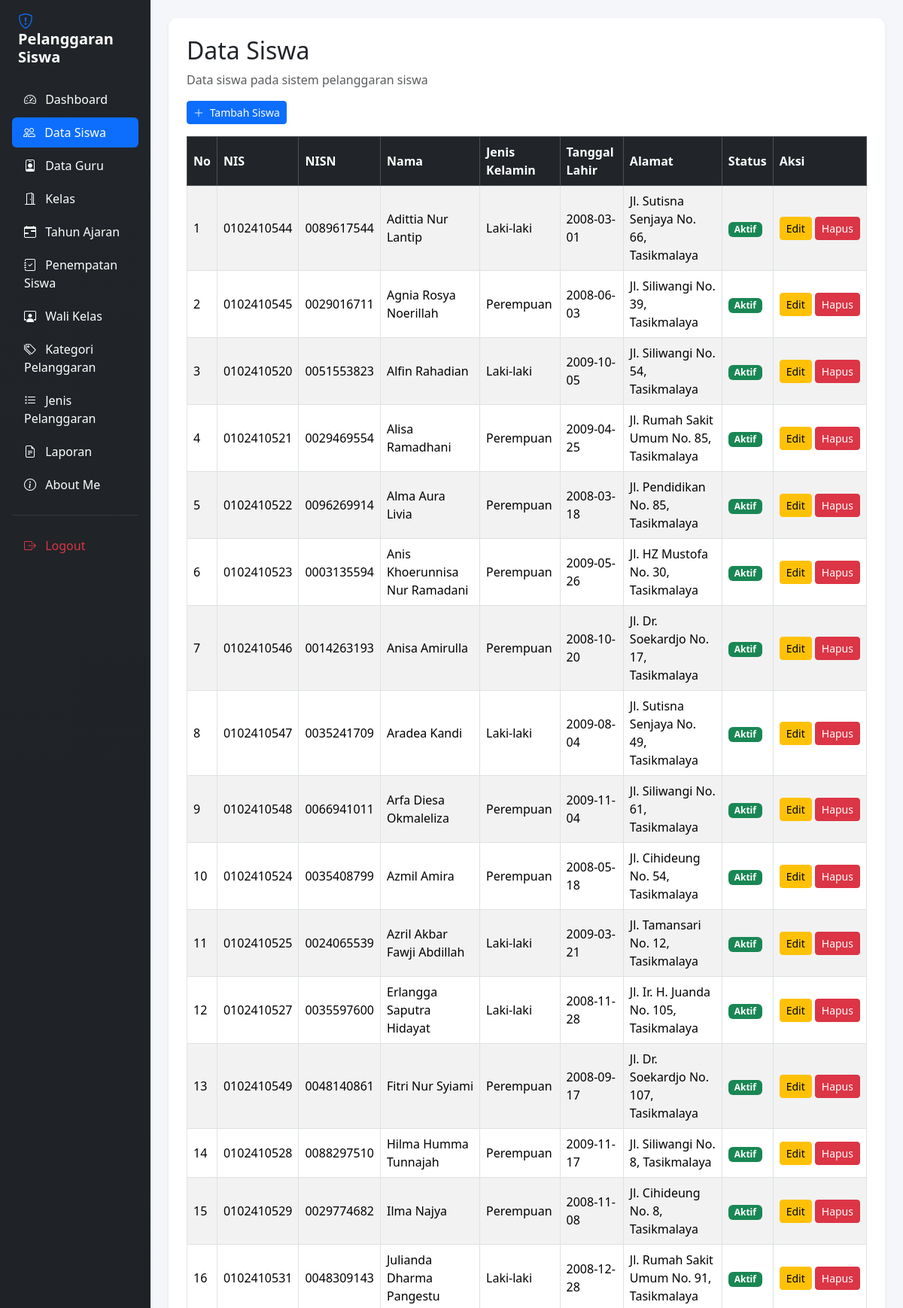
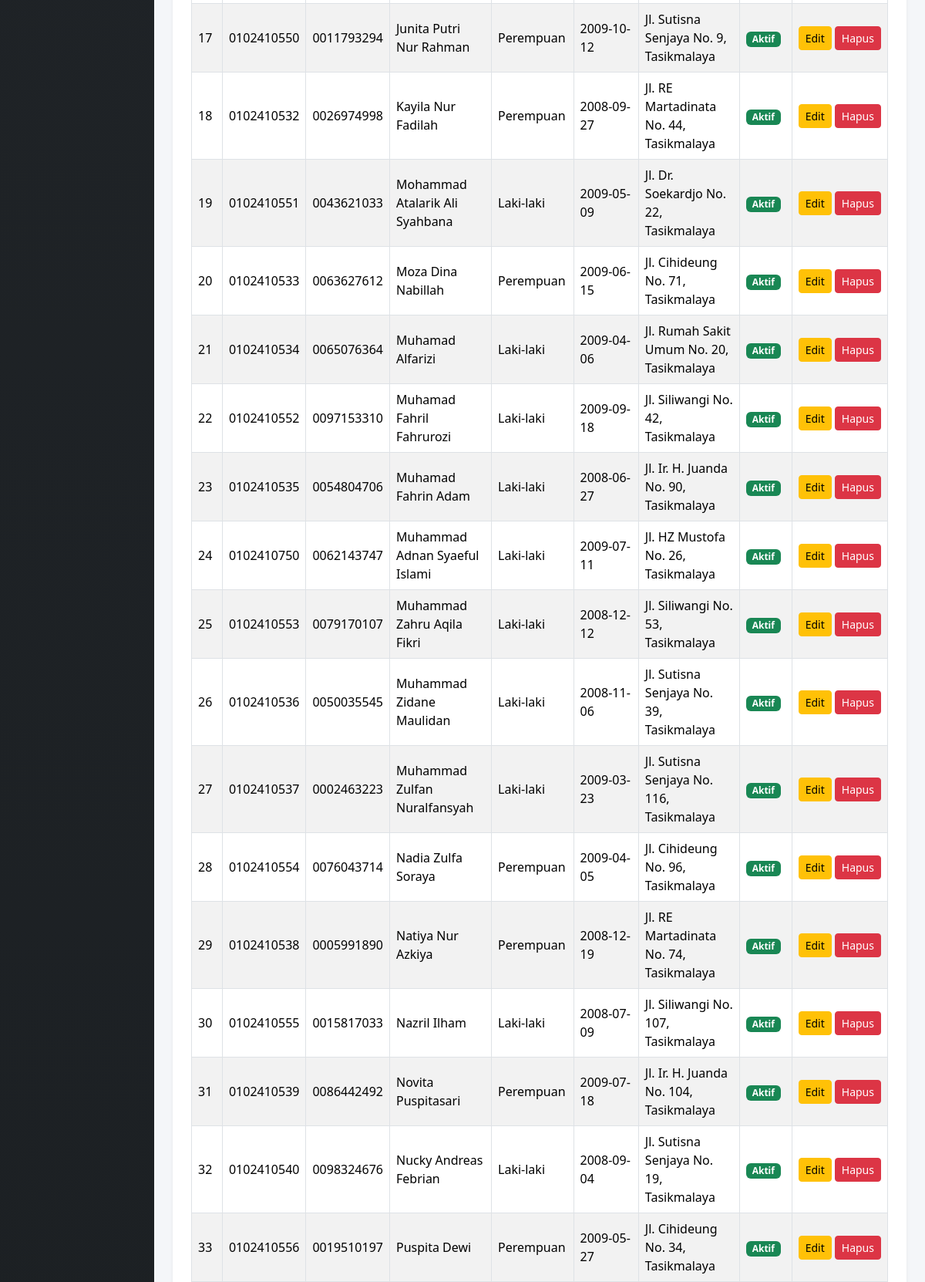
Page /data_siswa.php (signed in, upper part) on the committed database (2 pictures, top to bottom).
### tables this page shows
CREATE TABLE `t_siswa` (
  `id` int(11) NOT NULL,
  `nis` varchar(10) DEFAULT NULL,
  `nisn` varchar(10) NOT NULL,
  `nama` varchar(150) DEFAULT NULL,
  `jenis_kelamin` char(1) NOT NULL,
  `tanggal_lahir` date NOT NULL,
  `alamat` text NOT NULL,
  `status_aktif` tinyint(1) NOT NULL,
  `created_at` timestamp NOT NULL DEFAULT current_timestamp(),
  `updated_at` timestamp NOT NULL DEFAULT current_timestamp()
);

### data_siswa.php (the view, shortened to what this page needs)
<?php
include "config/koneksi.php";
$sql = "SELECT * FROM t_siswa
        WHERE status_aktif = 1
        ORDER BY nama ASC";
$query = mysqli_query($koneksi, $sql);
?>
<!DOCTYPE html>
<html lang="id">
<head>
    <link href="https://cdn.jsdelivr.net/npm/bootstrap@5.3.3/dist/css/bootstrap.min.css"
          rel="stylesheet">
    <link href="https://cdn.jsdelivr.net/npm/bootstrap-icons@1.11.3/font/bootstrap-icons.min.css"
          rel="stylesheet">
    <link href="https://cdn.datatables.net/2.3.4/css/dataTables.bootstrap5.min.css"
          rel="stylesheet">
</head>
<body>
<div class="container-fluid">
    <div class="row">
        <div class="col-md-3 col-lg-2 sidebar min-vh-100 p-3">
            <h4 class="text-white mb-4 fw-bold fs-5 px-2">
                <i class="bi bi-shield-exclamation text-primary me-2"></i> Pelanggaran Siswa
            </h4>
            <?php if ($_SESSION['role'] == 'admin') { ?>
            <ul class="nav nav-pills flex-column gap-1">
                <li class="nav-item">
                    <a href="dashboard.php"
                       class="nav-link text-white">
                        <i class="bi bi-speedometer2 me-2"></i> Dashboard
                    </a>
                </li>
                <li class="nav-item">
                    <a href="data_siswa.php"
                       class="nav-link active">
                        <i class="bi bi-people me-2"></i> Data Siswa
                    </a>
                </li>
                <li class="nav-item">
                    <a href="data_guru.php"
                       class="nav-link text-white">
                        <i class="bi bi-person-badge me-2"></i> Data Guru
                    </a>
                </li>
                <li class="nav-item">
                    <a href="kelas.php"
                       class="nav-link text-white">
                        <i class="bi bi-door-open me-2"></i> Kelas
                    </a>
                </li>
                <li class="nav-item">
                    <a href="tahun_ajaran.php"
                       class="nav-link text-white">
                        <i class="bi bi-calendar-range me-2"></i> Tahun Ajaran
                    </a>
                </li>
                <li class="nav-item">
                    <a href="penepatan_siswa.php"
                       class="nav-link text-white">
                        <i class="bi bi-journal-check me-2"></i> Penempatan Siswa
                    </a>
                </li>
                <li class="nav-item">
                    <a href="wali_kelas.php"
                       class="nav-link text-white">
                        <i class="bi bi-person-workspace me-2"></i> Wali Kelas
                    </a>
                </li>
                <li class="nav-item">
                    <a href="kategori_pelanggaran.php"
                       class="nav-link text-white">
                        <i class="bi bi-tags me-2"></i> Kategori Pelanggaran
                    </a>
                </li>
                <li class="nav-item">
                    <a href="jenis_pelanggaran.php"
                       class="nav-link text-white">
                        <i class="bi bi-list-task me-2"></i> Jenis Pelanggaran
                    </a>
                </li>
                <li class="nav-item">
                    <a href="laporan.php"
                       class="nav-link text-white">
                        <i class="bi bi-file-earmark-text me-2"></i> Laporan
                    </a>
                </li>
                <li class="nav-item">
                    <a href="aboutme.php"
                       class="nav-link text-white">
                        <i class="bi bi-info-circle me-2"></i> About Me
                    </a>
                </li>
                <hr class="text-secondary my-3">
                <li class="nav-item">
                    <a href="logout.php"
                       class="nav-link text-danger">
                        <i class="bi bi-box-arrow-right me-2"></i> Logout
                    </a>
                </li>
            </ul>
            <?php } ?>
        </div>
        <main class="col-md-9 col-lg-10 p-4">
            <div class="card shadow-sm p-4 bg-white">
                <h2>Data Siswa</h2>
                <p class="text-muted">
                    Data siswa pada sistem pelanggaran siswa
                </p>
                <?php if ($_SESSION['role'] == 'admin') { ?>
                <div class="mb-3">
                    <a href="tambah_siswa.php"
                       class="btn btn-primary btn-sm">
                        <i class="bi bi-plus-lg me-1"></i> Tambah Siswa
                    </a>
                </div>
                <?php } ?>
                <div class="table-responsive">
                    <table id="tabelSiswa"
                           class="table table-bordered table-striped table-hover w-100 align-middle">
                        <thead class="table-dark">
                            <tr>
                                <th>No</th>
                                <th>NIS</th>
                                <th>NISN</th>
                                <th>Nama</th>
                                <th>Jenis Kelamin</th>
                                <th>Tanggal Lahir</th>
                                <th>Alamat</th>
                                <th>Status</th>
                                <th>Aksi</th>
                            </tr>
                        </thead>
                        <tbody>
                        <?php
                        $no = 1;
                        while ($siswa = mysqli_fetch_assoc($query)) {
                        ?>
                            <tr>
                                <td>
                                    <?= $no++; ?>
                                </td>
                                <td>
                                    <?= htmlspecialchars($siswa['nis'] ?? ''); ?>
                                </td>
                                <td>
                                    <?= htmlspecialchars($siswa['nisn'] ?? ''); ?>
                                </td>
                                <td>
                                    <?= htmlspecialchars($siswa['nama'] ?? ''); ?>
                                </td>
                                <td>
                                    <?php
                                    if (($siswa['jenis_kelamin'] ?? '') == 'L') {
                                        echo "Laki-laki";
                                    } elseif (($siswa['jenis_kelamin'] ?? '') == 'P') {
                                        echo "Perempuan";
                                    } else {
                                        echo "-";
                                    }
                                    ?>
                                </td>
                                <td>
                                    <?= htmlspecialchars($siswa['tanggal_lahir'] ?? ''); ?>
                                </td>
                                <td>
                                    <?= htmlspecialchars($siswa['alamat'] ?? ''); ?>
                                </td>
                                <td>
                                    <span class="badge text-bg-success">
                                        Aktif
                                    </span>
                                </td>
                                <td>
                                    <div class="d-flex gap-1">
                                        <?php if ($_SESSION['role'] == 'admin') { ?>
                                        <a
                                            href="edit_siswa.php?id=<?= urlencode((string)$siswa['id']); ?>"
                                            class="btn btn-warning btn-sm">
                                            Edit
                                        </a>
                                        <a
                                            href="hapus_siswa.php?id=<?= urlencode((string)$siswa['id']); ?>"
                                            class="btn btn-danger btn-sm"
                                            onclick="return confirm('Yakin ingin menonaktifkan siswa ini?');">
                                            Hapus
                                        </a>
                                        <?php } else { ?>
                                        <span class="text-muted">-</span>
                                        <?php } ?>
                                    </div>
                                </td>
                            </tr>
                        <?php } ?>
                        </tbody>
                    </table>
                </div>
            </div>
        </main>
    </div>
</div>
</body>
</html>

### data_siswa.php (style rules this page uses)
body { background-color: #f4f6f9; }
.nav-link { transition: all 0.3s ease; border-radius: 6px; }
.nav-link:hover, .nav-link.active { background-color: #0d6efd !important; color: white !important; padding-left: 15px; }
#tabelSiswa th, #tabelSiswa td { vertical-align: middle; }
.table-responsive { width: 100%; }
.card { border: none; border-radius: 12px; }
.sidebar { background: linear-gradient(180deg, #212529 0%, #1a1e21 100%); }

### rows in the picture
t_siswa: nis "0102410544", nisn "0089617544", nama "Adittia Nur Lantip", jenis_kelamin "Laki-laki", tanggal_lahir "2008-03-01", alamat "Jl. Sutisna Senjaya No. 66, Tasikmalaya"
t_siswa: nis "0102410545", nisn "0029016711", nama "Agnia Rosya Noerillah", jenis_kelamin "Perempuan", tanggal_lahir "2008-06-03", alamat "Jl. Siliwangi No. 39, Tasikmalaya"
t_siswa: nis "0102410520", nisn "0051553823", nama "Alfin Rahadian", jenis_kelamin "Laki-laki", tanggal_lahir "2009-10-05", alamat "Jl. Siliwangi No. 54, Tasikmalaya"
t_siswa: nis "0102410521", nisn "0029469554", nama "Alisa Ramadhani", jenis_kelamin "Perempuan", tanggal_lahir "2009-04-25", alamat "Jl. Rumah Sakit Umum No. 85, Tasikmalaya"
t_siswa: nis "0102410522", nisn "0096269914", nama "Alma Aura Livia", jenis_kelamin "Perempuan", tanggal_lahir "2008-03-18", alamat "Jl. Pendidikan No. 85, Tasikmalaya"
t_siswa: nis "0102410523", nisn "0003135594", nama "Anis Khoerunnisa Nur Ramadani", jenis_kelamin "Perempuan", tanggal_lahir "2009-05-26", alamat "Jl. HZ Mustofa No. 30, Tasikmalaya"
t_siswa: nis "0102410546", nisn "0014263193", nama "Anisa Amirulla", jenis_kelamin "Perempuan", tanggal_lahir "2008-10-20", alamat "Jl. Dr. Soekardjo No. 17, Tasikmalaya"
t_siswa: nis "0102410547", nisn "0035241709", nama "Aradea Kandi", jenis_kelamin "Laki-laki", tanggal_lahir "2009-08-04", alamat "Jl. Sutisna Senjaya No. 49, Tasikmalaya"
t_siswa: nis "0102410548", nisn "0066941011", nama "Arfa Diesa Okmaleliza", jenis_kelamin "Perempuan", tanggal_lahir "2009-11-04", alamat "Jl. Siliwangi No. 61, Tasikmalaya"
t_siswa: nis "0102410524", nisn "0035408799", nama "Azmil Amira", jenis_kelamin "Perempuan", tanggal_lahir "2008-05-18", alamat "Jl. Cihideung No. 54, Tasikmalaya"
t_siswa: nis "0102410525", nisn "0024065539", nama "Azril Akbar Fawji Abdillah", jenis_kelamin "Laki-laki", tanggal_lahir "2009-03-21", alamat "Jl. Tamansari No. 12, Tasikmalaya"
t_siswa: nis "0102410527", nisn "0035597600", nama "Erlangga Saputra Hidayat", jenis_kelamin "Laki-laki", tanggal_lahir "2008-11-28", alamat "Jl. Ir. H. Juanda No. 105, Tasikmalaya"
t_siswa: nis "0102410549", nisn "0048140861", nama "Fitri Nur Syiami", jenis_kelamin "Perempuan", tanggal_lahir "2008-09-17", alamat "Jl. Dr. Soekardjo No. 107, Tasikmalaya"
t_siswa: nis "0102410528", nisn "0088297510", nama "Hilma Humma Tunnajah", jenis_kelamin "Perempuan", tanggal_lahir "2009-11-17", alamat "Jl. Siliwangi No. 8, Tasikmalaya"
t_siswa: nis "0102410529", nisn "0029774682", nama "Ilma Najya", jenis_kelamin "Perempuan", tanggal_lahir "2008-11-08", alamat "Jl. Cihideung No. 8, Tasikmalaya"
t_siswa: nis "0102410531", nisn "0048309143", nama "Julianda Dharma Pangestu", jenis_kelamin "Laki-laki", tanggal_lahir "2008-12-28", alamat "Jl. Rumah Sakit Umum No. 91, Tasikmalaya"
t_siswa: nis "0102410550", nisn "0011793294", nama "Junita Putri Nur Rahman", jenis_kelamin "Perempuan", tanggal_lahir "2009-10-12", alamat "Jl. Sutisna Senjaya No. 9, Tasikmalaya"
t_siswa: nis "0102410532", nisn "0026974998", nama "Kayila Nur Fadilah", jenis_kelamin "Perempuan", tanggal_lahir "2008-09-27", alamat "Jl. RE Martadinata No. 44, Tasikmalaya"
t_siswa: nis "0102410551", nisn "0043621033", nama "Mohammad Atalarik Ali Syahbana", jenis_kelamin "Laki-laki", tanggal_lahir "2009-05-09", alamat "Jl. Dr. Soekardjo No. 22, Tasikmalaya"
t_siswa: nis "0102410533", nisn "0063627612", nama "Moza Dina Nabillah", jenis_kelamin "Perempuan", tanggal_lahir "2009-06-15", alamat "Jl. Cihideung No. 71, Tasikmalaya"
t_siswa: nis "0102410534", nisn "0065076364", nama "Muhamad Alfarizi", jenis_kelamin "Laki-laki", tanggal_lahir "2009-04-06", alamat "Jl. Rumah Sakit Umum No. 20, Tasikmalaya"
t_siswa: nis "0102410552", nisn "0097153310", nama "Muhamad Fahril Fahrurozi", jenis_kelamin "Laki-laki", tanggal_lahir "2009-09-18", alamat "Jl. Siliwangi No. 42, Tasikmalaya"
t_siswa: nis "0102410535", nisn "0054804706", nama "Muhamad Fahrin Adam", jenis_kelamin "Laki-laki", tanggal_lahir "2008-06-27", alamat "Jl. Ir. H. Juanda No. 90, Tasikmalaya"
t_siswa: nis "0102410750", nisn "0062143747", nama "Muhammad Adnan Syaeful Islami", jenis_kelamin "Laki-laki", tanggal_lahir "2009-07-11", alamat "Jl. HZ Mustofa No. 26, Tasikmalaya"
t_siswa: nis "0102410553", nisn "0079170107", nama "Muhammad Zahru Aqila Fikri", jenis_kelamin "Laki-laki", tanggal_lahir "2008-12-12", alamat "Jl. Siliwangi No. 53, Tasikmalaya"
t_siswa: nis "0102410536", nisn "0050035545", nama "Muhammad Zidane Maulidan", jenis_kelamin "Laki-laki", tanggal_lahir "2008-11-06", alamat "Jl. Sutisna Senjaya No. 39, Tasikmalaya"
t_siswa: nis "0102410537", nisn "0002463223", nama "Muhammad Zulfan Nuralfansyah", jenis_kelamin "Laki-laki", tanggal_lahir "2009-03-23", alamat "Jl. Sutisna Senjaya No. 116, Tasikmalaya"
t_siswa: nis "0102410554", nisn "0076043714", nama "Nadia Zulfa Soraya", jenis_kelamin "Perempuan", tanggal_lahir "2009-04-05", alamat "Jl. Cihideung No. 96, Tasikmalaya"
t_siswa: nis "0102410538", nisn "0005991890", nama "Natiya Nur Azkiya", jenis_kelamin "Perempuan", tanggal_lahir "2008-12-19", alamat "Jl. RE Martadinata No. 74, Tasikmalaya"
t_siswa: nis "0102410555", nisn "0015817033", nama "Nazril Ilham", jenis_kelamin "Laki-laki", tanggal_lahir "2008-07-09", alamat "Jl. Siliwangi No. 107, Tasikmalaya"
t_siswa: nis "0102410539", nisn "0086442492", nama "Novita Puspitasari", jenis_kelamin "Perempuan", tanggal_lahir "2009-07-18", alamat "Jl. Ir. H. Juanda No. 104, Tasikmalaya"
t_siswa: nis "0102410540", nisn "0098324676", nama "Nucky Andreas Febrian", jenis_kelamin "Laki-laki", tanggal_lahir "2008-09-04", alamat "Jl. Sutisna Senjaya No. 19, Tasikmalaya"
t_siswa: nis "0102410556", nisn "0019510197", nama "Puspita Dewi", jenis_kelamin "Perempuan", tanggal_lahir "2009-05-27", alamat "Jl. Cihideung No. 34, Tasikmalaya"
